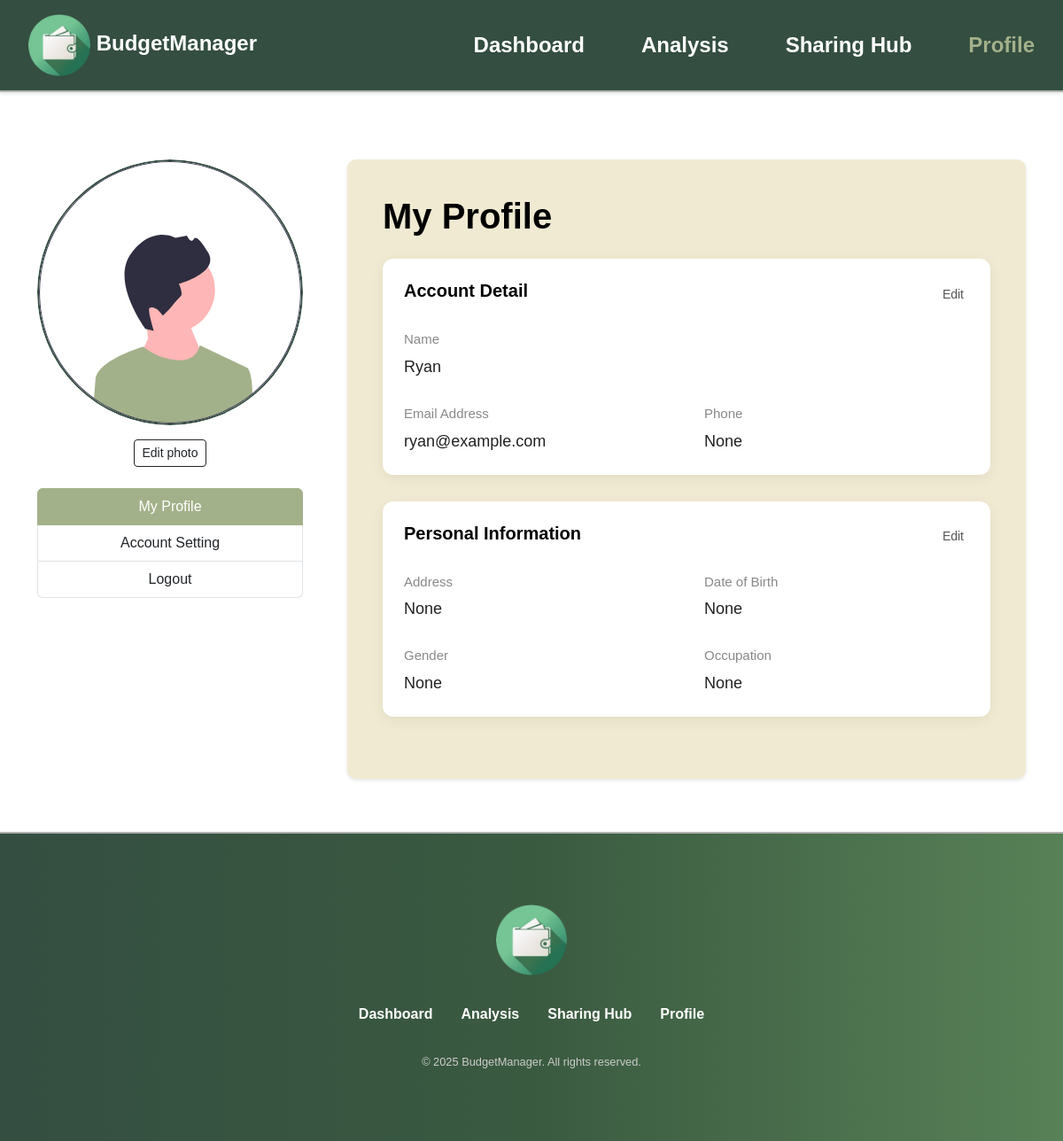
/profile (signed in), run on the app's committed database.
### models/user.py (models this page shows, shortened)
class User(db.Model):
    __tablename__ = 'users'
    id = db.Column(db.Integer, primary_key=True)
    name = db.Column(db.String(100), nullable=False)
    email = db.Column(db.String(100), unique=True, nullable=False)
    password_hash = db.Column(db.String(256), nullable=False)
    created_at = db.Column(db.DateTime, default=datetime.utcnow)

### models/userProfile.py (models this page shows, shortened)
class Profile(db.Model):
    __tablename__ = 'user_profile'
    user_id = db.Column(db.Integer, db.ForeignKey('users.id'), primary_key=True, nullable=False)
    email = db.Column(db.String(100), nullable=False)
    name = db.Column(db.String(50), nullable=False)
    phone = db.Column(db.String(20))
    address = db.Column(db.String(200))
    dob = db.Column(db.String(10))
    gender = db.Column(db.String(10))
    occupation = db.Column(db.String(50))

### app.py (the view)
@app.route('/profile')
@login_required_custom
def profile():
    user_id = session.get('user_id')
    if not user_id:
        return redirect(url_for('login'))
    user = User.query.get(user_id)
    profile = Profile.query.filter_by(user_id=user_id).first()
    return render_template('profile.html', user=user, profile=profile)

### app.py (called while the page is built)
def login_required_custom(f):
    @wraps(f)
    def decorated_function(*args, **kwargs):
        if 'user_id' not in session:
            flash('please login first', 'warning')
            return redirect(url_for('login'))
        return f(*args, **kwargs)
    return decorated_function

### templates/profile.html (shortened to what this page needs)
{% extends "layout_user.html" %}
{% block styles %}
<link href="https://cdn.jsdelivr.net/npm/bootstrap@5.3.5/dist/css/bootstrap.min.css" rel="stylesheet">
<link rel="stylesheet" href="{{ url_for('static', filename='css/profile.css') }}">
{% endblock %}
{% block content %}
<section class="container profile-section">
    <div class="profile-container">
        <div class="profile-sidebar">
            <div class="profile-image-container">
                <img id="profile-img" src="{{ url_for('static', filename='media/images/user-review1.svg') }}" class="img-fluid rounded-circle w-100 mb-2 profile-image" alt="Profile image">
            </div>
            <label for="photo-upload" class="btn btn-outline-dark btn-sm mt-3 mb-2 photo-btn">Edit photo</label>
            <div class="list-group mt-3" id="sidebar-tabs" role="tablist">
                <a class="list-group-item list-group-item-action active" id="profile-tab" data-bs-toggle="list" href="#profile" role="tab">My Profile</a>
                <a class="list-group-item list-group-item-action" id="account-setting-tab" data-bs-toggle="list" href="#account-settings" role="tab">Account Setting</a>
                <a class="list-group-item list-group-item-action" data-bs-toggle="modal" href="#logoutModal" role="tab">Logout</a>
            </div>
        </div>
        <div class="profile-content">
            <div class="profile-details">
                <div class="tab-content">
                    <div class="tab-pane fade show active" id="profile" role="tabpanel">
                        <h1 class="mb-4 fw-bold">My Profile</h1>
                        <div class="profile-card">
                            <div class="profile-card-header">
                                <h5 class="fw-bold">Account Detail</h5>
                                <button class="edit-btn" onclick="toggleEdit('account-detail')">Edit</button>
                            </div>
                            <form method="POST" action="{{ url_for('update_prof') }}">
                                <div id="account-detail-display" class="profile-card-content">
                                    <div class="profile-row">
                                        <div class="profile-item">
                                            <label>Name</label>
                                            <p>{{ user.name }}</p>
                                        </div>
                                    </div>
                                    <div class="profile-row">
                                        <div class="profile-item">
                                            <label>Email Address</label>
                                            <p>{{ user.email }}</p>
                                        </div>
                                        <div class="profile-item">
                                            <label>Phone</label>
                                            <p>{{ profile.phone }}</p>
                                        </div>
                                    </div>
                                </div>
                            </form>
                        </div>
                        <div class="profile-card">
                            <div class="profile-card-header">
                                <h5 class="fw-bold">Personal Information</h5>
                                <button class="edit-btn" onclick="toggleEdit('personal-info')">Edit</button>
                            </div>
                            <form method="POST" action="{{ url_for('update_prof') }}">
                                <div id="personal-info-display" class="profile-card-content">
                                    <div class="profile-row">
                                        <div class="profile-item">
                                            <label>Address</label>
                                            <p>{{ profile.address }}</p>
                                        </div>
                                        <div class="profile-item">
                                            <label>Date of Birth</label>
                                            <p>{{ profile.dob }}</p>
                                        </div>
                                    </div>
                                    <div class="profile-row">
                                        <div class="profile-item">
                                            <label>Gender</label>
                                            <p>{{ profile.gender }}</p>
                                        </div>
                                        <div class="profile-item">
                                            <label>Occupation</label>
                                            <p>{{ profile.occupation }}</p>
                                        </div>
                                    </div>
                                </div>
                            </form>
                        </div>
                    </div>
                </div>
            </div>
    </section>
{% endblock %}

### static/css/profile.css (style rules this page uses)
body, h1, ul, li, a { margin: 0; padding: 0; list-style: none; text-decoration: none; color: inherit; }
body { font-family: 'Arial', sans-serif; background-color: #ffffff; color: #000; display: flex; flex-direction: column; }
body, html { scroll-behavior: smooth; height: 100%; }
.profile-section { padding-top: 180px; flex-grow: 1; display: flex; padding-bottom: 60px; }
.profile-container { flex: 1; display: flex; gap: 50px; align-items: flex-start; }
.profile-content { flex: 1; display: flex; flex-direction: column; justify-content: space-between; gap: 20px; border-radius: 10px; background-color: #f0ead2; box-shadow: 0 2px 4px rgba(0, 0, 0, 0.1); padding: 40px; }
.profile-sidebar { flex: 0 0 300px; text-align: center; }
.profile-details { flex: 1; font-size: 1.2rem; }
.profile-image-container { width: 300px; height: 300px; overflow: hidden; border-radius: 50%; margin: 0 auto; }
.profile-image { width: 100%; height: 100%; object-fit: cover; border-radius: 50%; display: block; border: 2px solid #344e41; }
.list-group-item.active { background-color: #a3b18a; border-color: #a3b18a; color: #fff; }
.profile-card { background: white; border-radius: 12px; padding: 24px; margin-bottom: 30px; box-shadow: 0 4px 16px rgba(0, 0, 0, 0.06); flex-grow: 1; }
.profile-card-header { display: flex; justify-content: space-between; align-items: center; margin-bottom: 20px; }
.edit-btn { background: transparent; border: none; color: #555; font-size: 14px; cursor: pointer; }
.profile-card-content { display: flex; flex-direction: column; gap: 24px; }
.profile-row { display: flex; gap: 40px; flex-wrap: nowrap; justify-content: space-between; }
.profile-item { flex: 1; min-width: 200px; }
.profile-item label { font-size: 15px; color: #888; font-weight: 500; }
.profile-item p { font-size: 18px; margin: 4px 0 0 0; color: #222; }

### data on the page
User: name "Ryan", email "ryan@example.com"
Profile: phone "None", address "None", dob "None", gender "None", occupation "None"
